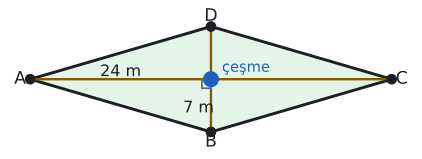

The Python source for this figure:
import sys; sys.path.insert(0, "tools")
from cizim import *

P = lambda x, y: np.array([float(x), float(y)])
uz = lambda U, V: round(float(np.linalg.norm(U - V)), 4)
def acisi(K, U, V):
    u, v = U - K, V - K
    return round(float(np.degrees(np.arccos(np.dot(u, v) / np.linalg.norm(u) / np.linalg.norm(v)))), 3)
def birim(U, V):
    t = (V - U) / np.linalg.norm(V - U); return t, np.array([-t[1], t[0]])
def cetik(U, V, n=1, renk=SOLUK, f=0.5):
    M = U + f * (V - U); t, m = birim(U, V)
    for i in range(n):
        c = M + (i - (n - 1) / 2) * 0.2 * S * t
        ax.plot(*zip(c - 0.22 * S * m, c + 0.22 * S * m), color=renk, lw=1.5)
def olcu(U, V, metin, d=0.5, renk=YAZI, fs=13, f=0.5):
    """[UV] üzerinde f oranındaki noktaya, U->V yönünün soluna d*S uzağa yazı (d < 0: sağına)."""
    M = U + f * (V - U); _, m = birim(U, V)
    ax.text(*(M + d * S * m), metin, ha="center", va="center", color=renk, fontsize=fs)
def dik_isareti(K, U, V, r=0.4):
    a_ = (U - K) / np.linalg.norm(U - K) * r * S; b_ = (V - K) / np.linalg.norm(V - K) * r * S
    ax.plot(*zip(K + a_, K + a_ + b_, K + b_), color=SOLUK, lw=1.3)
def harf(Q, metin, dx, dy, renk=YAZI, fs=13):
    ax.text(Q[0] + dx * S, Q[1] + dy * S, metin, ha="center", va="center", color=renk, fontsize=fs)
def cizgi(U, V, renk=YAZI, lw=2.2, ls="-"):
    ax.plot(*zip(U, V), color=renk, lw=lw, ls=ls)
def basla(xmin, xmax, ymin, ymax, en=5.5):
    global fig, ax
    fig, ax = sekil(en, en * (ymax - ymin) / (xmax - xmin))
    ax.set_aspect("equal"); ax.axis("off"); ax.set_xlim(xmin, xmax); ax.set_ylim(ymin, ymax)
def dortgen(A, B, C, D, dolgu=None):
    if dolgu: ax.add_patch(patches.Polygon([A, B, C, D], closed=True, facecolor=dolgu, edgecolor="none"))
    ax.plot(*zip(A, B, C, D, A), color=YAZI)
    for Q in (A, B, C, D): nokta(ax, *Q, "")
def ucgen_dolgu(U, V, W, renk):
    ax.add_patch(patches.Polygon([U, V, W], closed=True, facecolor=renk, edgecolor="none"))
def eskenar(a, derece):
    """A(0,0), B(a,0), A'daki açı derece olan eşkenar dörtgen; E köşegenlerin kesişimi."""
    t = np.radians(derece)
    A, B, D = P(0, 0), P(a, 0), P(a * np.cos(t), a * np.sin(t)); C = B + D
    return A, B, C, D, (A + C) / 2
def koseler(A, B, C, D):
    harf(A, "A", -0.45, -0.4); harf(B, "B", 0.45, -0.4); harf(C, "C", 0.45, 0.4); harf(D, "D", -0.45, 0.4)

# Alıştırma 10: çeşme E; |EA| = 24 m, |EB| = 7 m. Kenar 25 m.
E = P(0, 0); A, B, C, D = P(-24, 0), P(0, -7), P(24, 0), P(0, 7)
S = 48 / 16
print("AB", uz(A, B), "AEB", acisi(E, A, B))
basla(-27.0, 27.0, -9.2, 9.2)
dortgen(A, B, C, D, YESIL_ACIK)
harf(A, "A", -0.45, 0); harf(B, "B", 0, -0.45); harf(C, "C", 0.45, 0); harf(D, "D", 0, 0.45)
cizgi(A, C, SARI, 1.8); cizgi(B, D, SARI, 1.8)
ax.plot(*E, "o", color=MAVI, markersize=11, zorder=6)
harf(E, "çeşme", 1.55, 0.5, MAVI, 11)
dik_isareti(E, A, B, r=0.4)
olcu(A, E, "24 m", 0.32, YAZI, 12); olcu(E, B, "7 m", -0.55, YAZI, 12, f=0.55)
kaydet(fig, __file__)
